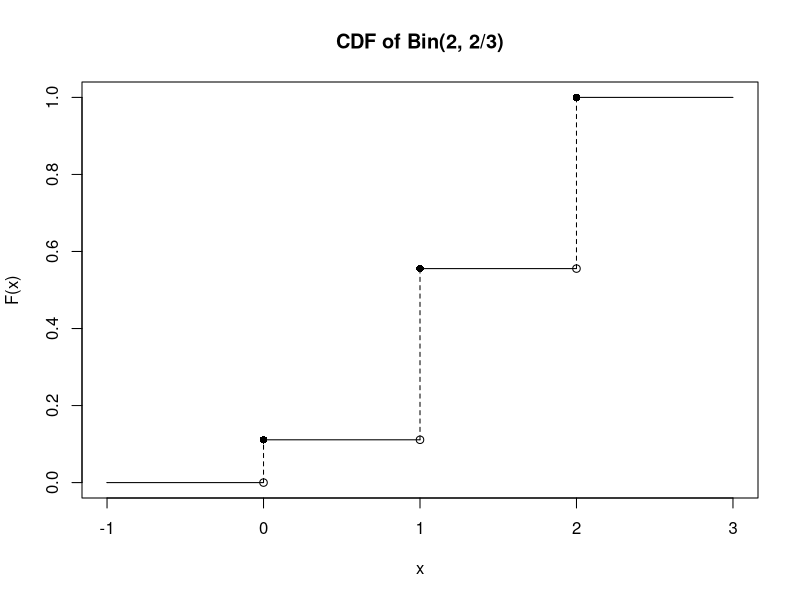

This chart was generated by the following R code:
# (b)
plot(NA, xlab = "x", ylab = "F(x)", main = "CDF of Bin(2, 2/3)", 
     xlim = c(-1, 3), ylim = c(0, 1))
for (i in 0:2){
  points(i, pbinom(i - 1, 2, 2/3), pch = 1)
  points(i, pbinom(i, 2, 2/3), pch = 16)
}

for (i in -1:2){
  lines(c(i, i + 1), c(pbinom(i, 2, 2/3), pbinom(i, 2, 2/3)), lty = 1)
  lines(c(i, i), c(pbinom(i - 1, 2, 2/3), pbinom(i, 2, 2/3)), lty = 2)
}